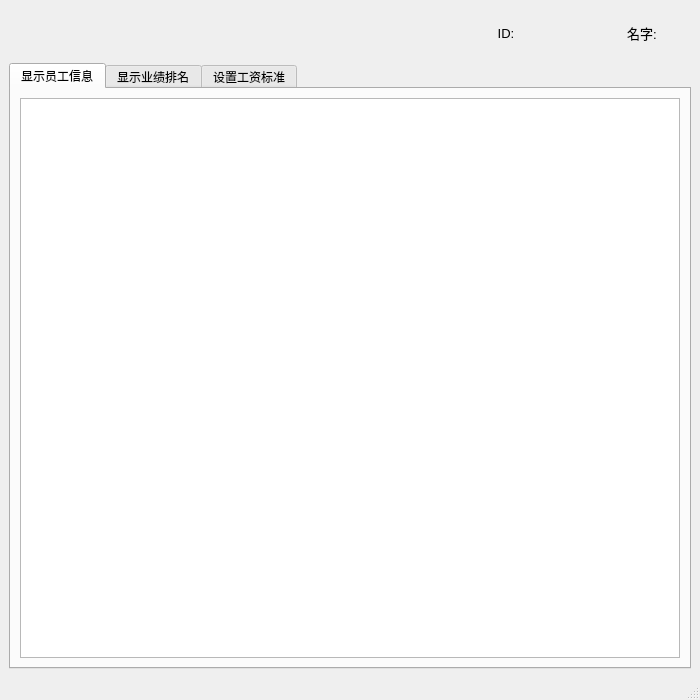
<?xml version="1.0" encoding="UTF-8"?>
<ui version="4.0">
 <class>AdminScreen</class>
 <widget class="QMainWindow" name="AdminScreen">
  <property name="geometry">
   <rect>
    <x>0</x>
    <y>0</y>
    <width>700</width>
    <height>700</height>
   </rect>
  </property>
  <property name="minimumSize">
   <size>
    <width>700</width>
    <height>700</height>
   </size>
  </property>
  <property name="maximumSize">
   <size>
    <width>700</width>
    <height>700</height>
   </size>
  </property>
  <property name="windowTitle">
   <string>管理界面</string>
  </property>
  <widget class="QWidget" name="WGT_Main">
   <layout class="QVBoxLayout" name="verticalLayout">
    <item>
     <widget class="QWidget" name="WGT_Info" native="true">
      <layout class="QHBoxLayout" name="horizontalLayout">
       <item>
        <spacer name="horizontalSpacer">
         <property name="orientation">
          <enum>Qt::Horizontal</enum>
         </property>
         <property name="sizeHint" stdset="0">
          <size>
           <width>433</width>
           <height>20</height>
          </size>
         </property>
        </spacer>
       </item>
       <item>
        <widget class="QLabel" name="LBL_ID">
         <property name="minimumSize">
          <size>
           <width>80</width>
           <height>30</height>
          </size>
         </property>
         <property name="maximumSize">
          <size>
           <width>80</width>
           <height>30</height>
          </size>
         </property>
         <property name="font">
          <font>
           <pointsize>10</pointsize>
          </font>
         </property>
         <property name="text">
          <string>ID:</string>
         </property>
         <property name="alignment">
          <set>Qt::AlignCenter</set>
         </property>
        </widget>
       </item>
       <item>
        <spacer name="horizontalSpacer_2">
         <property name="orientation">
          <enum>Qt::Horizontal</enum>
         </property>
         <property name="sizeType">
          <enum>QSizePolicy::Preferred</enum>
         </property>
         <property name="sizeHint" stdset="0">
          <size>
           <width>50</width>
           <height>20</height>
          </size>
         </property>
        </spacer>
       </item>
       <item>
        <widget class="QLabel" name="LBL_Name">
         <property name="minimumSize">
          <size>
           <width>80</width>
           <height>30</height>
          </size>
         </property>
         <property name="maximumSize">
          <size>
           <width>80</width>
           <height>30</height>
          </size>
         </property>
         <property name="font">
          <font>
           <pointsize>10</pointsize>
          </font>
         </property>
         <property name="text">
          <string>名字:</string>
         </property>
         <property name="alignment">
          <set>Qt::AlignCenter</set>
         </property>
        </widget>
       </item>
      </layout>
     </widget>
    </item>
    <item>
     <widget class="QTabWidget" name="TWT_Function">
      <property name="mouseTracking">
       <bool>false</bool>
      </property>
      <property name="tabPosition">
       <enum>QTabWidget::North</enum>
      </property>
      <property name="currentIndex">
       <number>0</number>
      </property>
      <widget class="QWidget" name="TAB_ShowInfo">
       <property name="font">
        <font>
         <pointsize>9</pointsize>
        </font>
       </property>
       <attribute name="title">
        <string>显示员工信息</string>
       </attribute>
       <layout class="QVBoxLayout" name="verticalLayout_2">
        <item>
         <widget class="QTableView" name="TBW_Info"/>
        </item>
       </layout>
      </widget>
      <widget class="QWidget" name="TAB_ShowRank">
       <property name="font">
        <font>
         <pointsize>9</pointsize>
        </font>
       </property>
       <property name="mouseTracking">
        <bool>false</bool>
       </property>
       <attribute name="title">
        <string>显示业绩排名</string>
       </attribute>
       <layout class="QVBoxLayout" name="verticalLayout_3">
        <item>
         <widget class="QStackedWidget" name="SWT_Perfomance">
          <property name="currentIndex">
           <number>0</number>
          </property>
          <widget class="QWidget" name="Page_Set">
           <layout class="QVBoxLayout" name="verticalLayout_4">
            <item>
             <widget class="QWidget" name="WGT_SetlineTitle" native="true">
              <property name="minimumSize">
               <size>
                <width>0</width>
                <height>100</height>
               </size>
              </property>
              <property name="maximumSize">
               <size>
                <width>16777215</width>
                <height>100</height>
               </size>
              </property>
              <layout class="QHBoxLayout" name="horizontalLayout_4">
               <item>
                <spacer name="horizontalSpacer_6">
                 <property name="orientation">
                  <enum>Qt::Horizontal</enum>
                 </property>
                 <property name="sizeHint" stdset="0">
                  <size>
                   <width>203</width>
                   <height>20</height>
                  </size>
                 </property>
                </spacer>
               </item>
               <item>
                <widget class="QLabel" name="LBL_SetLineTitle">
                 <property name="sizePolicy">
                  <sizepolicy hsizetype="Preferred" vsizetype="Preferred">
                   <horstretch>0</horstretch>
                   <verstretch>0</verstretch>
                  </sizepolicy>
                 </property>
                 <property name="minimumSize">
                  <size>
                   <width>200</width>
                   <height>50</height>
                  </size>
                 </property>
                 <property name="maximumSize">
                  <size>
                   <width>200</width>
                   <height>50</height>
                  </size>
                 </property>
                 <property name="font">
                  <font>
                   <pointsize>12</pointsize>
                  </font>
                 </property>
                 <property name="text">
                  <string>业绩及格线设置</string>
                 </property>
                 <property name="alignment">
                  <set>Qt::AlignCenter</set>
                 </property>
                </widget>
               </item>
               <item>
                <spacer name="horizontalSpacer_7">
                 <property name="orientation">
                  <enum>Qt::Horizontal</enum>
                 </property>
                 <property name="sizeHint" stdset="0">
                  <size>
                   <width>203</width>
                   <height>20</height>
                  </size>
                 </property>
                </spacer>
               </item>
              </layout>
             </widget>
            </item>
            <item>
             <widget class="QWidget" name="WGT_LineEdit" native="true">
              <layout class="QHBoxLayout" name="horizontalLayout_2">
               <item>
                <spacer name="horizontalSpacer_3">
                 <property name="orientation">
                  <enum>Qt::Horizontal</enum>
                 </property>
                 <property name="sizeHint" stdset="0">
                  <size>
                   <width>160</width>
                   <height>20</height>
                  </size>
                 </property>
                </spacer>
               </item>
               <item>
                <widget class="QLabel" name="LBL_Line">
                 <property name="minimumSize">
                  <size>
                   <width>80</width>
                   <height>30</height>
                  </size>
                 </property>
                 <property name="maximumSize">
                  <size>
                   <width>80</width>
                   <height>30</height>
                  </size>
                 </property>
                 <property name="font">
                  <font>
                   <pointsize>12</pointsize>
                  </font>
                 </property>
                 <property name="text">
                  <string>及格线:</string>
                 </property>
                 <property name="alignment">
                  <set>Qt::AlignCenter</set>
                 </property>
                </widget>
               </item>
               <item>
                <widget class="QLineEdit" name="LET_SetLine">
                 <property name="sizePolicy">
                  <sizepolicy hsizetype="Preferred" vsizetype="Preferred">
                   <horstretch>0</horstretch>
                   <verstretch>0</verstretch>
                  </sizepolicy>
                 </property>
                 <property name="minimumSize">
                  <size>
                   <width>200</width>
                   <height>30</height>
                  </size>
                 </property>
                 <property name="maximumSize">
                  <size>
                   <width>200</width>
                   <height>30</height>
                  </size>
                 </property>
                </widget>
               </item>
               <item>
                <spacer name="horizontalSpacer_9">
                 <property name="orientation">
                  <enum>Qt::Horizontal</enum>
                 </property>
                 <property name="sizeHint" stdset="0">
                  <size>
                   <width>40</width>
                   <height>20</height>
                  </size>
                 </property>
                </spacer>
               </item>
              </layout>
             </widget>
            </item>
            <item>
             <widget class="QWidget" name="WGT_LineBtn" native="true">
              <property name="minimumSize">
               <size>
                <width>0</width>
                <height>100</height>
               </size>
              </property>
              <property name="maximumSize">
               <size>
                <width>16777215</width>
                <height>100</height>
               </size>
              </property>
              <layout class="QHBoxLayout" name="horizontalLayout_3">
               <item>
                <spacer name="horizontalSpacer_4">
                 <property name="orientation">
                  <enum>Qt::Horizontal</enum>
                 </property>
                 <property name="sizeHint" stdset="0">
                  <size>
                   <width>130</width>
                   <height>20</height>
                  </size>
                 </property>
                </spacer>
               </item>
               <item>
                <widget class="QPushButton" name="BTN_LineEnsure">
                 <property name="sizePolicy">
                  <sizepolicy hsizetype="Preferred" vsizetype="Preferred">
                   <horstretch>0</horstretch>
                   <verstretch>0</verstretch>
                  </sizepolicy>
                 </property>
                 <property name="minimumSize">
                  <size>
                   <width>100</width>
                   <height>30</height>
                  </size>
                 </property>
                 <property name="maximumSize">
                  <size>
                   <width>100</width>
                   <height>30</height>
                  </size>
                 </property>
                 <property name="font">
                  <font>
                   <pointsize>12</pointsize>
                  </font>
                 </property>
                 <property name="text">
                  <string>确认</string>
                 </property>
                </widget>
               </item>
               <item>
                <spacer name="horizontalSpacer_16">
                 <property name="orientation">
                  <enum>Qt::Horizontal</enum>
                 </property>
                 <property name="sizeHint" stdset="0">
                  <size>
                   <width>40</width>
                   <height>20</height>
                  </size>
                 </property>
                </spacer>
               </item>
               <item>
                <widget class="QPushButton" name="BTN_Next">
                 <property name="sizePolicy">
                  <sizepolicy hsizetype="Preferred" vsizetype="Preferred">
                   <horstretch>0</horstretch>
                   <verstretch>0</verstretch>
                  </sizepolicy>
                 </property>
                 <property name="minimumSize">
                  <size>
                   <width>100</width>
                   <height>30</height>
                  </size>
                 </property>
                 <property name="maximumSize">
                  <size>
                   <width>100</width>
                   <height>30</height>
                  </size>
                 </property>
                 <property name="font">
                  <font>
                   <pointsize>12</pointsize>
                  </font>
                 </property>
                 <property name="text">
                  <string>显示排名</string>
                 </property>
                </widget>
               </item>
               <item>
                <spacer name="horizontalSpacer_5">
                 <property name="orientation">
                  <enum>Qt::Horizontal</enum>
                 </property>
                 <property name="sizeHint" stdset="0">
                  <size>
                   <width>130</width>
                   <height>20</height>
                  </size>
                 </property>
                </spacer>
               </item>
              </layout>
             </widget>
            </item>
           </layout>
          </widget>
          <widget class="QWidget" name="Page_Show">
           <layout class="QVBoxLayout" name="verticalLayout_5">
            <item>
             <widget class="QTableView" name="TBW_Performance"/>
            </item>
            <item>
             <widget class="QWidget" name="WGT_ReturnPre" native="true">
              <layout class="QHBoxLayout" name="horizontalLayout_10">
               <item>
                <spacer name="horizontalSpacer_24">
                 <property name="orientation">
                  <enum>Qt::Horizontal</enum>
                 </property>
                 <property name="sizeHint" stdset="0">
                  <size>
                   <width>40</width>
                   <height>20</height>
                  </size>
                 </property>
                </spacer>
               </item>
               <item>
                <widget class="QPushButton" name="BTN_ReturnPerfo">
                 <property name="sizePolicy">
                  <sizepolicy hsizetype="Preferred" vsizetype="Preferred">
                   <horstretch>0</horstretch>
                   <verstretch>0</verstretch>
                  </sizepolicy>
                 </property>
                 <property name="minimumSize">
                  <size>
                   <width>100</width>
                   <height>30</height>
                  </size>
                 </property>
                 <property name="maximumSize">
                  <size>
                   <width>100</width>
                   <height>30</height>
                  </size>
                 </property>
                 <property name="font">
                  <font>
                   <pointsize>12</pointsize>
                  </font>
                 </property>
                 <property name="text">
                  <string>返回设置</string>
                 </property>
                </widget>
               </item>
               <item>
                <spacer name="horizontalSpacer_23">
                 <property name="orientation">
                  <enum>Qt::Horizontal</enum>
                 </property>
                 <property name="sizeHint" stdset="0">
                  <size>
                   <width>40</width>
                   <height>20</height>
                  </size>
                 </property>
                </spacer>
               </item>
              </layout>
             </widget>
            </item>
           </layout>
          </widget>
         </widget>
        </item>
       </layout>
      </widget>
      <widget class="QWidget" name="TAB_SetWages">
       <attribute name="title">
        <string>设置工资标准</string>
       </attribute>
       <layout class="QVBoxLayout" name="verticalLayout_6">
        <item>
         <widget class="QWidget" name="WGT_SetWageTitle" native="true">
          <property name="minimumSize">
           <size>
            <width>0</width>
            <height>100</height>
           </size>
          </property>
          <property name="maximumSize">
           <size>
            <width>16777215</width>
            <height>100</height>
           </size>
          </property>
          <layout class="QHBoxLayout" name="horizontalLayout_6">
           <item>
            <spacer name="horizontalSpacer_11">
             <property name="orientation">
              <enum>Qt::Horizontal</enum>
             </property>
             <property name="sizeHint" stdset="0">
              <size>
               <width>262</width>
               <height>20</height>
              </size>
             </property>
            </spacer>
           </item>
           <item>
            <widget class="QLabel" name="LBL_SetWageTitle">
             <property name="minimumSize">
              <size>
               <width>100</width>
               <height>50</height>
              </size>
             </property>
             <property name="maximumSize">
              <size>
               <width>100</width>
               <height>50</height>
              </size>
             </property>
             <property name="font">
              <font>
               <pointsize>12</pointsize>
              </font>
             </property>
             <property name="text">
              <string>设置工资</string>
             </property>
             <property name="alignment">
              <set>Qt::AlignCenter</set>
             </property>
            </widget>
           </item>
           <item>
            <spacer name="horizontalSpacer_12">
             <property name="orientation">
              <enum>Qt::Horizontal</enum>
             </property>
             <property name="sizeHint" stdset="0">
              <size>
               <width>262</width>
               <height>20</height>
              </size>
             </property>
            </spacer>
           </item>
          </layout>
         </widget>
        </item>
        <item>
         <widget class="QWidget" name="WGT_SetWage" native="true">
          <layout class="QHBoxLayout" name="horizontalLayout_7">
           <item>
            <spacer name="horizontalSpacer_13">
             <property name="orientation">
              <enum>Qt::Horizontal</enum>
             </property>
             <property name="sizeHint" stdset="0">
              <size>
               <width>40</width>
               <height>20</height>
              </size>
             </property>
            </spacer>
           </item>
           <item>
            <widget class="QLabel" name="LBL_BaseWage">
             <property name="minimumSize">
              <size>
               <width>100</width>
               <height>50</height>
              </size>
             </property>
             <property name="maximumSize">
              <size>
               <width>100</width>
               <height>50</height>
              </size>
             </property>
             <property name="font">
              <font>
               <pointsize>12</pointsize>
              </font>
             </property>
             <property name="text">
              <string>基本工资:</string>
             </property>
             <property name="alignment">
              <set>Qt::AlignCenter</set>
             </property>
            </widget>
           </item>
           <item>
            <widget class="QLineEdit" name="LET_BaseWage">
             <property name="sizePolicy">
              <sizepolicy hsizetype="Preferred" vsizetype="Preferred">
               <horstretch>0</horstretch>
               <verstretch>0</verstretch>
              </sizepolicy>
             </property>
             <property name="minimumSize">
              <size>
               <width>200</width>
               <height>30</height>
              </size>
             </property>
             <property name="maximumSize">
              <size>
               <width>200</width>
               <height>30</height>
              </size>
             </property>
            </widget>
           </item>
           <item>
            <spacer name="horizontalSpacer_14">
             <property name="orientation">
              <enum>Qt::Horizontal</enum>
             </property>
             <property name="sizeHint" stdset="0">
              <size>
               <width>40</width>
               <height>20</height>
              </size>
             </property>
            </spacer>
           </item>
          </layout>
         </widget>
        </item>
        <item>
         <widget class="QWidget" name="WGT_SetBonus" native="true">
          <layout class="QHBoxLayout" name="horizontalLayout_8">
           <item>
            <spacer name="horizontalSpacer_19">
             <property name="orientation">
              <enum>Qt::Horizontal</enum>
             </property>
             <property name="sizeHint" stdset="0">
              <size>
               <width>159</width>
               <height>20</height>
              </size>
             </property>
            </spacer>
           </item>
           <item>
            <widget class="QLabel" name="LBL_Bonus">
             <property name="minimumSize">
              <size>
               <width>100</width>
               <height>50</height>
              </size>
             </property>
             <property name="maximumSize">
              <size>
               <width>100</width>
               <height>50</height>
              </size>
             </property>
             <property name="font">
              <font>
               <pointsize>12</pointsize>
              </font>
             </property>
             <property name="text">
              <string>奖金:</string>
             </property>
             <property name="alignment">
              <set>Qt::AlignCenter</set>
             </property>
            </widget>
           </item>
           <item>
            <widget class="QLineEdit" name="LET_Bonus">
             <property name="sizePolicy">
              <sizepolicy hsizetype="Preferred" vsizetype="Preferred">
               <horstretch>0</horstretch>
               <verstretch>0</verstretch>
              </sizepolicy>
             </property>
             <property name="minimumSize">
              <size>
               <width>200</width>
               <height>30</height>
              </size>
             </property>
             <property name="maximumSize">
              <size>
               <width>200</width>
               <height>30</height>
              </size>
             </property>
            </widget>
           </item>
           <item>
            <spacer name="horizontalSpacer_20">
             <property name="orientation">
              <enum>Qt::Horizontal</enum>
             </property>
             <property name="sizeHint" stdset="0">
              <size>
               <width>159</width>
               <height>20</height>
              </size>
             </property>
            </spacer>
           </item>
          </layout>
         </widget>
        </item>
        <item>
         <widget class="QWidget" name="WGT_SetTime" native="true">
          <layout class="QHBoxLayout" name="horizontalLayout_5">
           <item>
            <spacer name="horizontalSpacer_8">
             <property name="orientation">
              <enum>Qt::Horizontal</enum>
             </property>
             <property name="sizeHint" stdset="0">
              <size>
               <width>209</width>
               <height>20</height>
              </size>
             </property>
            </spacer>
           </item>
           <item>
            <widget class="QLabel" name="LBL_SetTime">
             <property name="minimumSize">
              <size>
               <width>100</width>
               <height>50</height>
              </size>
             </property>
             <property name="maximumSize">
              <size>
               <width>100</width>
               <height>50</height>
              </size>
             </property>
             <property name="font">
              <font>
               <pointsize>12</pointsize>
              </font>
             </property>
             <property name="text">
              <string>月份:</string>
             </property>
             <property name="alignment">
              <set>Qt::AlignCenter</set>
             </property>
            </widget>
           </item>
           <item>
            <widget class="QSpinBox" name="SBX_Time">
             <property name="minimumSize">
              <size>
               <width>100</width>
               <height>30</height>
              </size>
             </property>
             <property name="maximumSize">
              <size>
               <width>100</width>
               <height>30</height>
              </size>
             </property>
             <property name="font">
              <font>
               <pointsize>12</pointsize>
              </font>
             </property>
             <property name="minimum">
              <number>1</number>
             </property>
             <property name="maximum">
              <number>12</number>
             </property>
            </widget>
           </item>
           <item>
            <spacer name="horizontalSpacer_10">
             <property name="orientation">
              <enum>Qt::Horizontal</enum>
             </property>
             <property name="sizeHint" stdset="0">
              <size>
               <width>209</width>
               <height>20</height>
              </size>
             </property>
            </spacer>
           </item>
          </layout>
         </widget>
        </item>
        <item>
         <widget class="QWidget" name="WGT_WageBtn" native="true">
          <property name="minimumSize">
           <size>
            <width>0</width>
            <height>100</height>
           </size>
          </property>
          <property name="maximumSize">
           <size>
            <width>16777215</width>
            <height>100</height>
           </size>
          </property>
          <layout class="QHBoxLayout" name="horizontalLayout_9">
           <item>
            <spacer name="horizontalSpacer_21">
             <property name="orientation">
              <enum>Qt::Horizontal</enum>
             </property>
             <property name="sizeHint" stdset="0">
              <size>
               <width>262</width>
               <height>20</height>
              </size>
             </property>
            </spacer>
           </item>
           <item>
            <widget class="QPushButton" name="BTN_WageEnsure">
             <property name="sizePolicy">
              <sizepolicy hsizetype="Preferred" vsizetype="Preferred">
               <horstretch>0</horstretch>
               <verstretch>0</verstretch>
              </sizepolicy>
             </property>
             <property name="minimumSize">
              <size>
               <width>100</width>
               <height>30</height>
              </size>
             </property>
             <property name="maximumSize">
              <size>
               <width>100</width>
               <height>30</height>
              </size>
             </property>
             <property name="font">
              <font>
               <pointsize>12</pointsize>
              </font>
             </property>
             <property name="text">
              <string>确定</string>
             </property>
            </widget>
           </item>
           <item>
            <spacer name="horizontalSpacer_22">
             <property name="orientation">
              <enum>Qt::Horizontal</enum>
             </property>
             <property name="sizeHint" stdset="0">
              <size>
               <width>262</width>
               <height>20</height>
              </size>
             </property>
            </spacer>
           </item>
          </layout>
         </widget>
        </item>
       </layout>
      </widget>
     </widget>
    </item>
   </layout>
  </widget>
  <widget class="QStatusBar" name="statusbar"/>
 </widget>
 <resources/>
 <connections/>
</ui>
